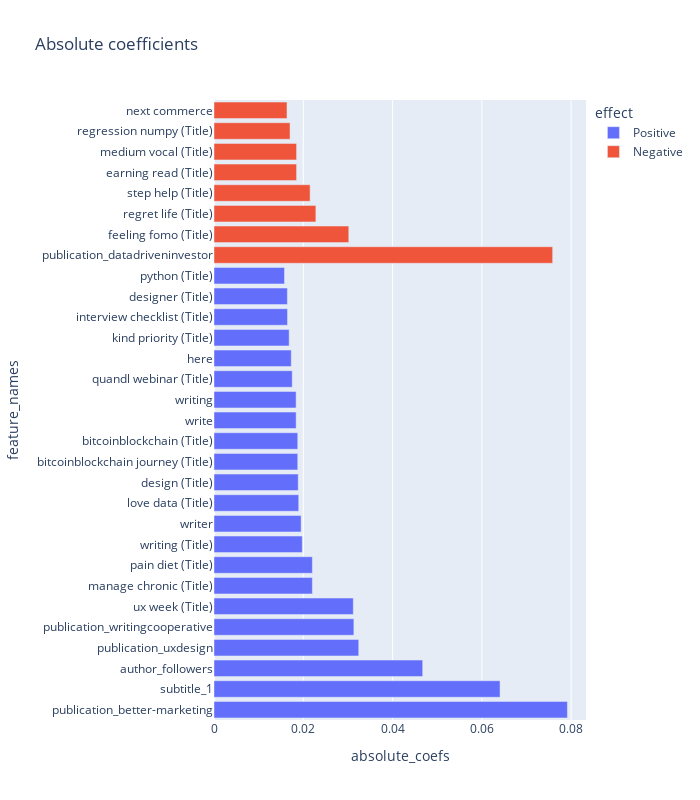

Source (notebook cell):
### Markdown cell above
The presence of a these features will result in an increase or decrease of logit(p) of the value of the coefficients. Where logit(p) is log(p/1-p). and p is the probability of Y being class 1. 

Y can take two values, either 0 or 1. P{Y=1} is called the probability of success. Hence logit(p) = log(P{Y=1}/P{Y=0}). This is called the log-odds ratio.

Hence a 1 unit increase in X₁ (or in this case, the presence of the feature) will result in b increase in the log-odds ratio of success : failure.

The log-odds ratio is simply the logarithm of the odds ratio. The reason logarithm is introduced is simply because the logarithmic function will yield a lovely normal distribution while shrinking extremely large values of P{Y=1}/P{Y=0}. Also, the logarithmic function is monotonically increasing, so it won’t ruin the order of the original sequence of numbers.

Lets take the case of having python in the title: It will result in a 1.036517 increase in logit(p) or log(p/1-p). Now, if log(p/1–p) increases by 1.036517, that means that p/(1 — p) will increase by exp(1.036517) = 2.81.

This is a 181% increase in the odds of belonging to class 1, i.e having an amount of claps higher than 95 (assuming that the variable female remains fixed).

### Code cell
fig = px.bar(log_coefs_absolute, x='absolute_coefs',
             y='feature_names', color='effect', title='Absolute coefficients', width=700, height=800)

fig.show()

### Figure 1 — Plotly figure (JSON) as saved in the notebook; plotly's stock layout.template omitted (floating-point values rounded to 4 significant figures)
{"data": [{"alignmentgroup": "True", "hovertemplate": "effect=Positive<br>absolute_coefs=%{x}<br>feature_names=%{y}<extra></extra>", "legendgroup": "Positive", "marker": {"color": "#636efa", "pattern": {"shape": ""}}, "name": "Positive", "offsetgroup": "Positive", "orientation": "h", "showlegend": true, "textposition": "auto", "type": "bar", "x": [0.07916, 0.06407, 0.04674, 0.03242, 0.03133, 0.0312, 0.02203, 0.02203, 0.01978, 0.01951, 0.01898, 0.01886, 0.01876, 0.01876, 0.0184, 0.01839, 0.01752, 0.0173, 0.01683, 0.01647, 0.01644, 0.01579], "xaxis": "x", "y": ["publication_better-marketing", "subtitle_1", "author_followers", "publication_uxdesign", "publication_writingcooperative", "ux week (Title)", "manage chronic (Title)", "pain diet (Title)", "writing (Title)", "writer", "love data (Title)", "design (Title)", "bitcoinblockchain journey (Title)", "bitcoinblockchain (Title)", "write", "writing", "quandl webinar (Title)", "here", "kind priority (Title)", "interview checklist (Title)", "designer (Title)", "python (Title)"], "yaxis": "y"}, {"alignmentgroup": "True", "hovertemplate": "effect=Negative<br>absolute_coefs=%{x}<br>feature_names=%{y}<extra></extra>", "legendgroup": "Negative", "marker": {"color": "#EF553B", "pattern": {"shape": ""}}, "name": "Negative", "offsetgroup": "Negative", "orientation": "h", "showlegend": true, "textposition": "auto", "type": "bar", "x": [0.07586, 0.03019, 0.02282, 0.02153, 0.0185, 0.0185, 0.01703, 0.01635], "xaxis": "x", "y": ["publication_datadriveninvestor", "feeling fomo (Title)", "regret life (Title)", "step help (Title)", "earning read (Title)", "medium vocal (Title)", "regression numpy (Title)", "next commerce"], "yaxis": "y"}], "layout": {"barmode": "relative", "height": 800, "legend": {"title": {"text": "effect"}, "tracegroupgap": 0}, "title": {"text": "Absolute coefficients"}, "width": 700, "xaxis": {"anchor": "y", "autorange": true, "domain": [0, 1], "range": [0, 0.08332], "title": {"text": "absolute_coefs"}, "type": "linear"}, "yaxis": {"anchor": "x", "autorange": true, "domain": [0, 1], "range": [-0.5, 29.5], "title": {"text": "feature_names"}, "type": "category"}}}
